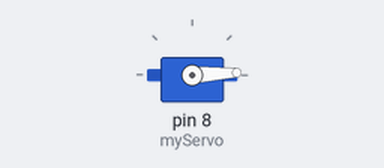
This sketch was run on a simulated Arduino Uno, built with avr-gcc and run on an emulated ATmega328P. Shown: servo.

Above: at 0.05 s.
At 1.3 s:
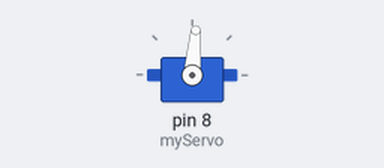
At 2.6 s:
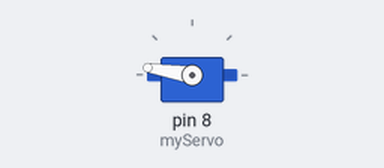
At 5.2 s:
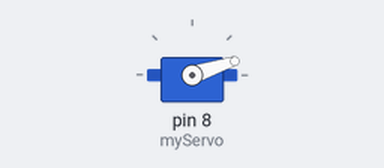
Timing chart, 0 to 7.1 s (numbered marks = the images above):
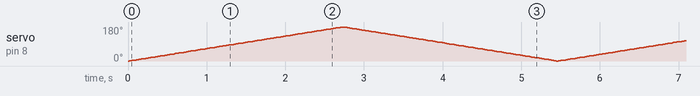

The sketch:

servo.ino
```cpp
#include <Servo.h>   // include Servo library

Servo myServo;       // create servo object

void setup() {
  myServo.attach(8); // attach servo signal wire to pin 9
}

void loop() {
  // Sweep from 0° to 180°
  for (int angle = 0; angle <= 180; angle++) {
    myServo.write(angle);   // move servo to 'angle'
    delay(15);              // wait for movement
  }

  // Sweep from 180° back to 0°
  for (int angle = 180; angle >= 0; angle--) {
    myServo.write(angle);
    delay(15);
  }
}
```
